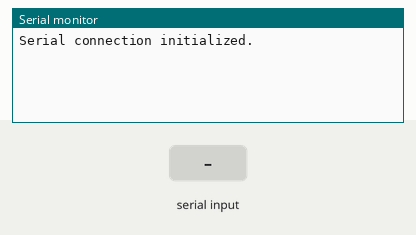
Bench run of a sketch on a simulated Arduino Mega 2560, built with avr-gcc and run on an emulated ATmega2560. Parts: the last lines printed to the serial monitor. The inputs (shaded band) are chosen by the test bench.

Above: at 1.5 s.
1.6 s: "of\n" received over Serial
At 2.6 s:
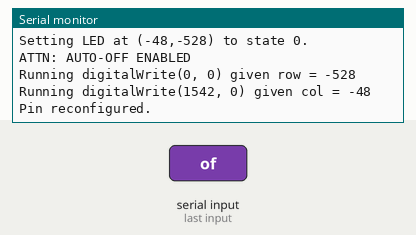
3.1 s: "on\n" received over Serial
At 3.24 s:
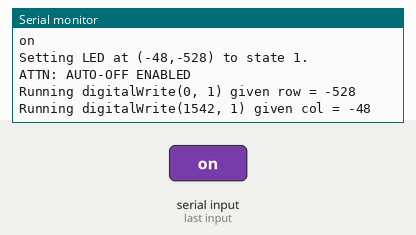
4.6 s: "90,45\n" received over Serial
At 5.8 s:
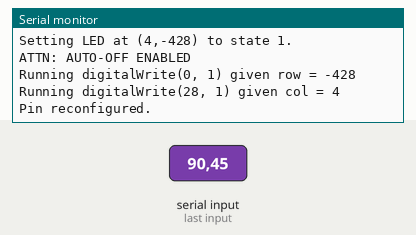
6.1 s: "5\n" received over Serial
At 6.17 s:
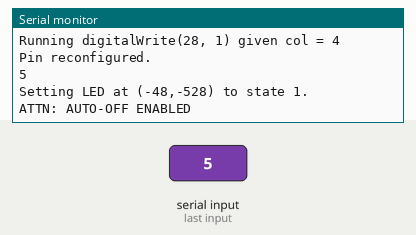
7.6 s: "of,45\n" received over Serial
At 8.4 s:
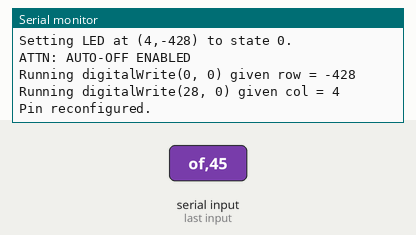
9.1 s: "on,45\n" received over Serial
At 9.24 s:
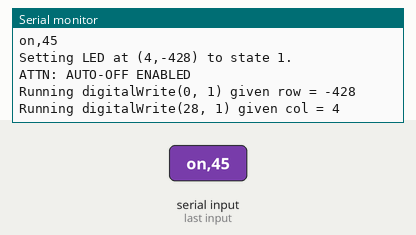

The sketch:

pin_toggler.ino
```cpp
/*
  Based on "Serial Event"

  Created 9 May 2011
  by Tom Igoe
  Modified 24 April 2013
  by Sean Alvarado
  Modified October 2021
  by Miles Martin

  When new serial data arrives, the original sketch added it to a String.
  This behavior was adapted to read in more purposeful information and extract an
  ordered pair from it. The ordered pair would be used to determine the
  "coordinates" of the pixel to light. A pixel located in row y within column x
  would be activated with "on x y" or "on x yy". The code can handle both formats
  because at the time of writing, the hardware requirements necessitated access
  to 8 columns and 15 rows.

  This "lineage" of code was most useful when testing connectivity issues
  between the matrix displays and the microcontroller, as the breadboarded jumpers could
  sometimes come loose. Later, the hardware was upgraded to thicker-gauge jumpers that
  limited the occurrence of these issues.

  The example code sampled is in the public domain and is included with the Energia
  IDE which programs the Tiva C Launchpad board used in the capstone product presented
  during the mid-December 2021 design review. This is a checkpoint int the pin_toggler
  source history at which point a "backup" counterpart was created and the changes
  made in the backup file ended up being more desirable than the original source.
  Changes were made to the copy with "backup" appended because the Energia IDE is
  particular about the names and folder structure of source files, so it was best to
  modify the duplicate (i.e. the backup).

*/

/* Things to do:
 * Error checking
 */

String inputString = ""; // a string to hold incoming data
boolean stringComplete = false; // whether the string is complete
boolean pinState = 1;
int colSelect = 0;
int rowSelect = 0;

int rowPin[22] = {28, 27, 26, 25, 24, 23, 8, 5, 31, 32, 33, 34, 35, 36, 37, 38, 39, 40, 11, 12, 13, 17};
//int colPin[4] = {14, 15, 18, 19};
int colPin[4] = {14, 15, 2, 19};
int rowPinLen = 22;
int colPinLen = 4;
char outputString[100];

void setup() {
  // initialize serial:
  Serial.begin(9600);
  delay(350);
  Serial.println("Serial connection initialized.");
  inputString.reserve(200);

  // Set all pins in use to low for initialization test
  for (int i = 0; i < rowPinLen; i++) {
    pinMode(rowPin[i], OUTPUT);
    digitalWrite(rowPin[i], LOW);
  }
  for (int j = 0; j < colPinLen; j++) {
    pinMode(colPin[j], OUTPUT);
    digitalWrite(colPin[j], LOW);
  }
}

void loop() {
  // print the string when a newline arrives:
  if (stringComplete) {
    Serial.println(inputString);

    if (inputString.startsWith("of")) {
      pinState = 0;
    } else if (inputString.startsWith("on")) {
      pinState = 1;
    }
    // delete [of ] or [on ]
    inputString = inputString.substring(3);

    // now string resembles '0 1x\n' where x is potentially a number in the ones place
    colSelect = inputString.charAt(0) - '0';
    inputString = inputString.substring(2);

    // now string resembles '1x\n' where x is potentially a number in the ones place
    if (inputString.charAt(1) == '\n') {
      rowSelect = inputString.charAt(0) - '0';
    } else {
      rowSelect = (10*(inputString.charAt(0)-'0') + (inputString.charAt(1)-'0'));
    }
    inputString = inputString.substring(1);
    sprintf(outputString,"Setting LED at (%d,%d) to state %d.\n",colSelect,rowSelect,pinState);
/*    Serial.print("Setting LED at (");
    Serial.print(colSelect);
    Serial.print(",");
    Serial.print(rowSelect);
    Serial.print(") to state ");
    Serial.print(pinState);
    Serial.println(".");
*/
    Serial.println(outputString);
    // Until pin configurator written, keep the following print statement
    // should prevent confusion about "why it doesn't work"
    //Serial.println("(Nothing has been configured, please write/enable pin configurator)");
    pinConfigurator(pinState,colSelect,rowSelect);
    Serial.println("Pin reconfigured.");

    Serial.println();
    // clear the string:
    inputString = "";
    stringComplete = false;
  }
}

/*
  SerialEvent occurs whenever a new data comes in the
  hardware serial RX. This routine is run between each
  time loop() runs, so using delay inside loop can delay
  response. Multiple bytes of data may be available.
*/
void serialEvent() {
  while (Serial.available()) {
    // get the new byte:
    char inChar = (char)Serial.read();
    // add it to the inputString:
    inputString += inChar;
    // if the incoming character is a newline, set a flag
    // so the main loop can do something about it:
    if (inChar == '\n') {
    stringComplete = true;
    }
  }
}

void pinConfigurator (int enable, int col, int row) {
//  static byte framebuffer[15] = {}; // all possible LEDs, one bit per LED, one byte per row
//  static byte prevRow; // possibly useful for efficiency
//  static byte prevCol; // possibly useful for efficiency
  Serial.println("ATTN: AUTO-OFF ENABLED");
  for (int i = 0; i < colPinLen; i++) { // Disable column
    digitalWrite(colPin[i], LOW);
    //delay(1000);
  }
  for (int i = 0; i < rowPinLen; i++) { // Disable column
    digitalWrite(rowPin[i], LOW);
    //delay(1000);
  }
  sprintf(outputString,"Running digitalWrite(%d, %d) given row = %d",rowPin[row],enable,row);
  Serial.println(outputString);
  digitalWrite(rowPin[row], enable);                         // enable new row
  sprintf(outputString,"Running digitalWrite(%d, %d) given col = %d",colPin[col],enable,col);
  Serial.println(outputString);
  digitalWrite(colPin[col], enable);                           // enable new col

  // row-light-setting loop to enable new col lights. 7-0 grabs MSB and colPin[i] places it at (0,y)
/*  for (int i = 0; i < rowPinLen; i++) {
    digitalWrite(colPin[i], (framebuffer[row] >> (7-i)) & 0x1);
    //delay(1000);
  }
*/}

/*
void pinConfigurator2() {
  // test configuration of LED arrays
  for (int i = 0; i < rowPinLen; i++) {
    digitalWrite(rowPin[i], HIGH);
    for (int j = 0; j < colPinLen; j++) {
      digitalWrite(colPin[j], );
      delay(500);
    }
    for (int j = 0; j < colPinLen; j++) {
      digitalWrite(colPin[j], LOW);
    }
    digitalWrite(rowPin[i], LOW);
    delay(2500);
  }

  // Set all pins in use to low so they don't float or anything
  for (int i = 0; i < rowPinLen; i++) {
    digitalWrite(rowPin[i], LOW);
  }
  for (int j = 0; j < colPinLen; j++) {
    digitalWrite(colPin[j], LOW);
  }

}
*/

/*void pinConfigurator (int enable, int row, int col) {
  static byte framebuffer[15] = {}; // all possible LEDs, one bit per LED, one byte per row
  static byte prevRow; // possibly useful for efficiency
//  static byte prevCol; // possibly useful for efficiency
  framebuffer =
  for (int i = 0; i < 8; i++) { // Disable column
    digitalWrite(colPin[i], LOW);
  }
  digitalWrite(prevRow, LOW);                                // Disable row afterward
  digitalWrite(rowPin[row], enable);                         // enable new row
  // row-light-setting loop to enable new col lights. 7-0 grabs MSB and colPin[i] places it at (0,y)
  for (int i = 0; i < 8; i++) {
    digitalWrite(colPin[i], (framebuffer[row] >> (7-i)) & 0x1);
  }
}*/

// Error checking for later!! Get the functionality going first
/*boolean containsSpaces(String buffer) {
  char searchChar = ' ';
  boolean stringContainsSpaces = true;
  int startIndex = 0;
  while (stringContainsSpaces == true) {
    if ((startIndex = buffer.indexOf(searchChar, startIndex)) > 0) { // if searchChar is found
    } else {
      stringContainsSpace = false;
    }
  }
}*/
```

Measured:
- after the input at 1.6 s, the serial monitor: prints a new line at once (image 1)
- after the input at 3.1 s, the serial monitor: prints a new line at once (image 2)
- after the input at 4.6 s, the serial monitor: prints a new line at once (image 3)
- after the input at 6.1 s, the serial monitor: prints a new line at once (image 4)
- after the input at 7.6 s, the serial monitor: prints a new line at once (image 5)
- after the input at 9.1 s, the serial monitor: prints a new line at once (image 6)
